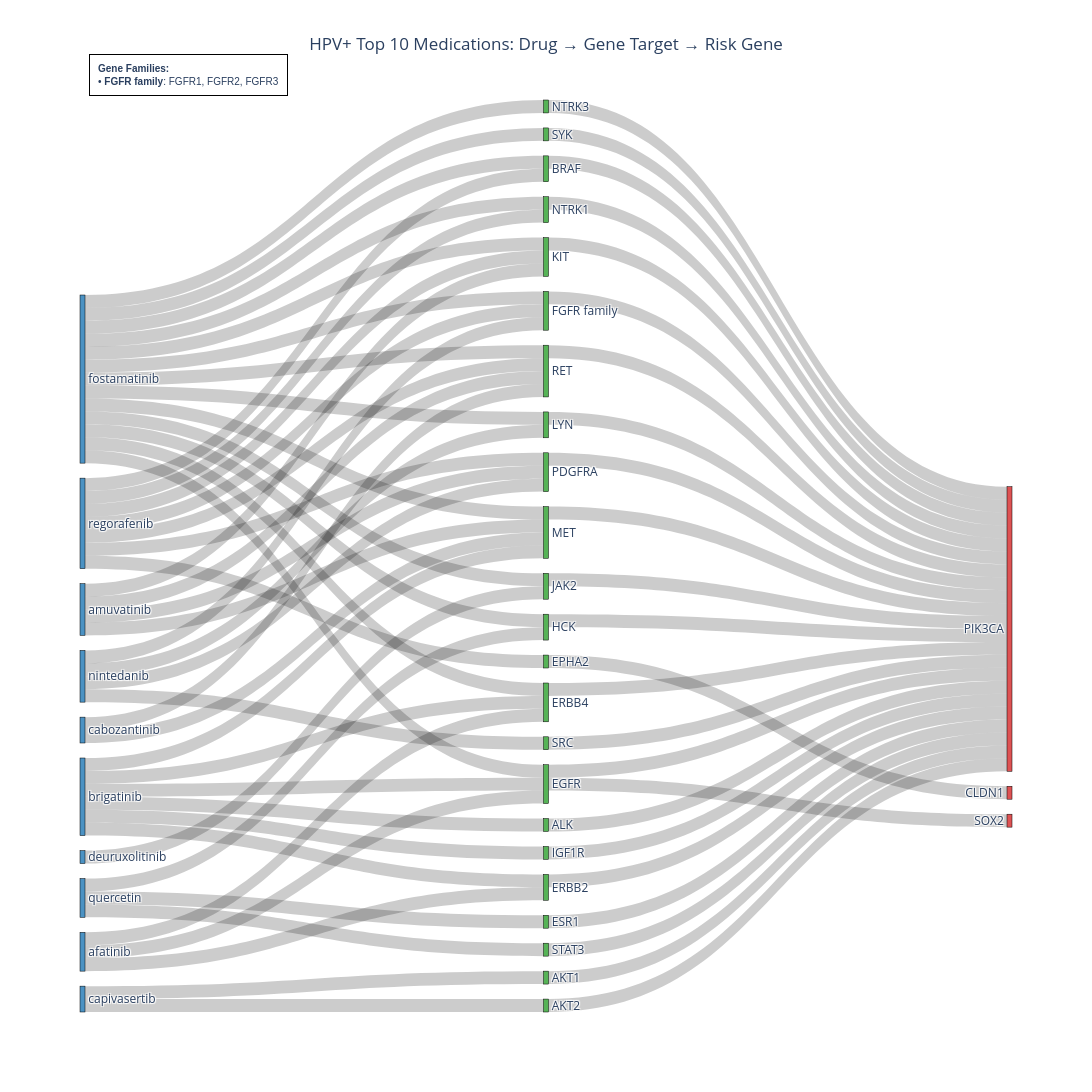
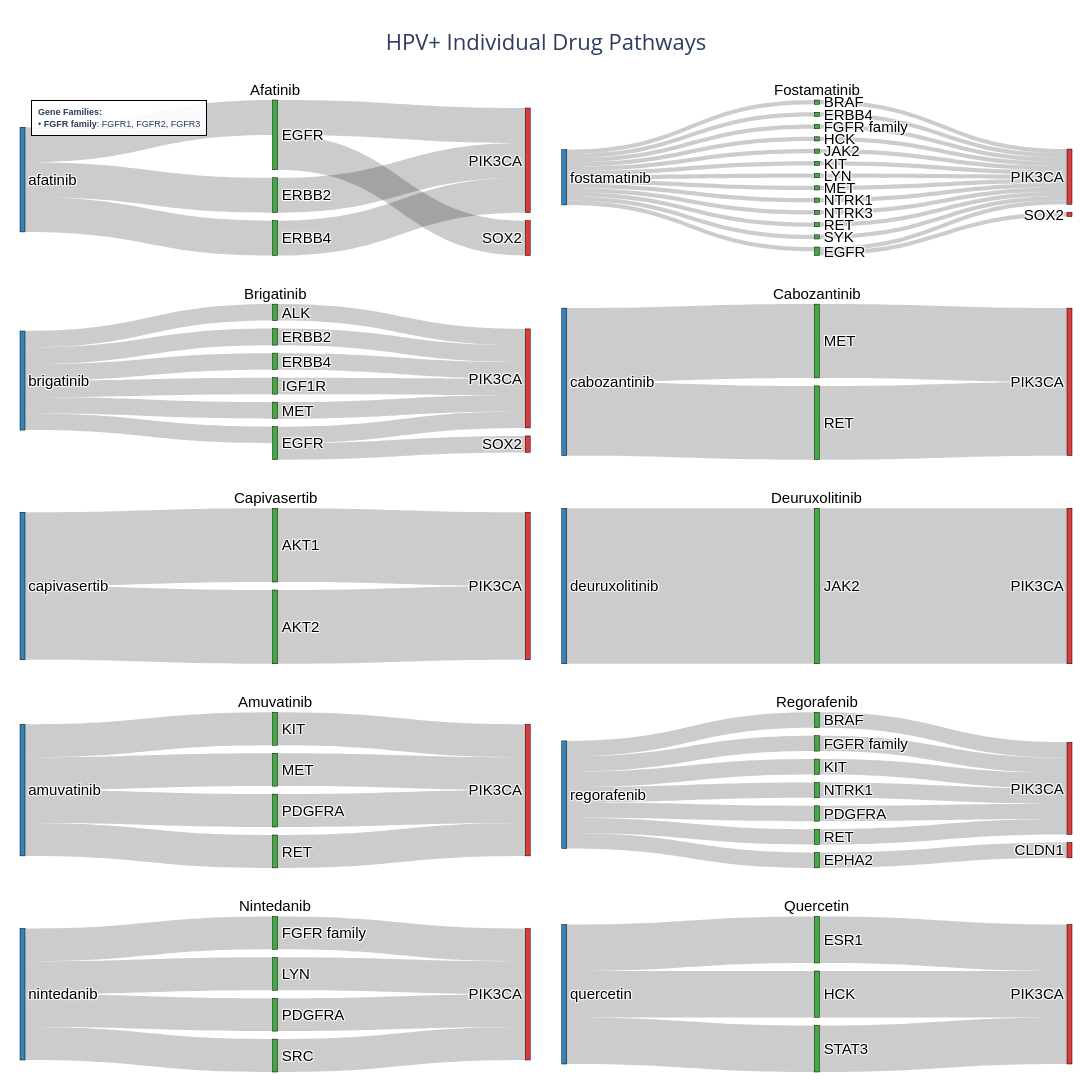

Here is the notebook cell these charts were saved with, in order:
### Markdown cell above
### HPV+ Top 10 with Required Drugs

### Code cell
# HPV+ cohort: Top 10 drugs, ensure golomotid and fostamatinib are included
results_hpv_pos = create_sankey_diagrams(
    cohort='HPV+',
    top_n=10,
    show_combined=True,
    show_individual=True,
    article_threshold=0,
    required_drugs=['Afatinib', 'Fostamatinib', 'Brigatinib', 'Cabozantinib', 'Capivasertib', 'Deuruxolitinib', 'Amuvatinib', 'Regorafenib', 'Nintedanib', 'Quercetin']
)

### Figure 1 — Plotly figure (JSON) as saved in the notebook; plotly's stock layout.template omitted (floating-point values rounded to 4 significant figures)
{"data": [{"link": {"color": "rgba(0, 0, 0, 0.2)", "source": [28, 8, 28, 12, 28, 2, 28, 5, 28, 16, 28, 7, 33, 15, 33, 19, 33, 10, 33, 23, 35, 14, 35, 21, 35, 35, 35, 6, 35, 17, 35, 3, 32, 11, 32, 25, 32, 32, 32, 13, 32, 32, 32, 32, 32, 5, 32, 32, 18, 32, 29, 29, 30, 0, 30, 1, 31, 34, 34, 9, 34, 24, 27, 27, 27, 27, 26, 26, 26], "target": [8, 20, 12, 20, 2, 20, 5, 20, 16, 20, 7, 20, 15, 20, 19, 20, 10, 20, 23, 20, 14, 20, 21, 20, 19, 10, 6, 4, 17, 20, 3, 20, 11, 20, 25, 20, 14, 8, 13, 20, 10, 3, 15, 16, 5, 22, 17, 18, 20, 21, 21, 16, 0, 20, 1, 20, 13, 11, 9, 20, 24, 20, 14, 21, 19, 16, 7, 8, 5], "value": [1, 1, 1, 1, 1, 1, 1, 1, 1, 1, 1, 1, 1, 1, 1, 1, 1, 1, 1, 1, 1, 1, 1, 1, 1, 1, 1, 1, 1, 1, 1, 1, 1, 1, 1, 1, 1, 1, 1, 1, 1, 1, 1, 1, 1, 1, 1, 1, 1, 1, 1, 1, 1, 1, 1, 1, 1, 1, 1, 1, 1, 1, 1, 1, 1, 1, 1, 1, 1]}, "node": {"color": ["rgba(44, 160, 44, 0.8)", "rgba(44, 160, 44, 0.8)", "rgba(44, 160, 44, 0.8)", "rgba(44, 160, 44, 0.8)", "rgba(214, 39, 40, 0.8)", "rgba(44, 160, 44, 0.8)", "rgba(44, 160, 44, 0.8)", "rgba(44, 160, 44, 0.8)", "rgba(44, 160, 44, 0.8)", "rgba(44, 160, 44, 0.8)", "rgba(44, 160, 44, 0.8)", "rgba(44, 160, 44, 0.8)", "rgba(44, 160, 44, 0.8)", "rgba(44, 160, 44, 0.8)", "rgba(44, 160, 44, 0.8)", "rgba(44, 160, 44, 0.8)", "rgba(44, 160, 44, 0.8)", "rgba(44, 160, 44, 0.8)", "rgba(44, 160, 44, 0.8)", "rgba(44, 160, 44, 0.8)", "rgba(214, 39, 40, 0.8)", "rgba(44, 160, 44, 0.8)", "rgba(214, 39, 40, 0.8)", "rgba(44, 160, 44, 0.8)", "rgba(44, 160, 44, 0.8)", "rgba(44, 160, 44, 0.8)", "rgba(31, 119, 180, 0.8)", "rgba(31, 119, 180, 0.8)", "rgba(31, 119, 180, 0.8)", "rgba(31, 119, 180, 0.8)", "rgba(31, 119, 180, 0.8)", "rgba(31, 119, 180, 0.8)", "rgba(31, 119, 180, 0.8)", "rgba(31, 119, 180, 0.8)", "rgba(31, 119, 180, 0.8)", "rgba(31, 119, 180, 0.8)"], "label": ["AKT1", "AKT2", "ALK", "BRAF", "CLDN1", "EGFR", "EPHA2", "ERBB2", "ERBB4", "ESR1", "FGFR family", "HCK", "IGF1R", "JAK2", "KIT", "LYN", "MET", "NTRK1", "NTRK3", "PDGFRA", "PIK3CA", "RET", "SOX2", "SRC", "STAT3", "SYK", "afatinib", "amuvatinib", "brigatinib", "cabozantinib", "capivasertib", "deuruxolitinib", "fostamatinib", "nintedanib", "quercetin", "regorafenib"], "line": {"color": "black", "width": 0.5}, "pad": 15, "thickness": 5, "x": [0.5, 0.5, 0.5, 0.5, 0.999, 0.5, 0.5, 0.5, 0.5, 0.5, 0.5, 0.5, 0.5, 0.5, 0.5, 0.5, 0.5, 0.5, 0.5, 0.5, 0.999, 0.5, 0.999, 0.5, 0.5, 0.5, 0.001, 0.001, 0.001, 0.001, 0.001, 0.001, 0.001, 0.001, 0.001, 0.001]}, "type": "sankey"}], "layout": {"annotations": [{"align": "left", "bgcolor": "rgba(255, 255, 255, 0.9)", "bordercolor": "black", "borderpad": 8, "borderwidth": 1, "font": {"family": "Arial", "size": 10}, "showarrow": false, "text": "<b>Gene Families:</b><br>• <b>FGFR family</b>: FGFR1, FGFR2, FGFR3", "x": 0.01, "xanchor": "left", "xref": "paper", "y": 1.05, "yanchor": "top", "yref": "paper"}], "font": {"size": 12}, "height": 1400, "title": {"text": "HPV+ Top 10 Medications: Drug → Gene Target → Risk Gene", "x": 0.5, "xanchor": "center"}, "width": 2400}}

### Figure 2 — Plotly figure (JSON) as saved in the notebook; plotly's stock layout.template omitted (floating-point values rounded to 4 significant figures)
{"data": [{"arrangement": "snap", "domain": {"x": [0, 0.485], "y": [0.84, 1]}, "link": {"color": "rgba(0, 0, 0, 0.2)", "source": [0, 0, 0, 3, 1, 2, 1], "target": [2, 3, 1, 4, 4, 4, 5], "value": [1, 1, 1, 1, 1, 1, 1]}, "node": {"color": ["rgba(31, 119, 180, 0.9)", "rgba(44, 160, 44, 0.9)", "rgba(44, 160, 44, 0.9)", "rgba(44, 160, 44, 0.9)", "rgba(214, 39, 40, 0.9)", "rgba(214, 39, 40, 0.9)"], "label": ["afatinib", "EGFR", "ERBB2", "ERBB4", "PIK3CA", "SOX2"], "line": {"color": "black", "width": 0.5}, "pad": 8, "thickness": 5}, "textfont": {"color": "black", "family": "Arial", "size": 15}, "type": "sankey", "valueformat": ".0f"}, {"arrangement": "snap", "domain": {"x": [0.515, 1], "y": [0.84, 1]}, "link": {"color": "rgba(0, 0, 0, 0.2)", "source": [0, 0, 0, 0, 0, 0, 0, 0, 0, 0, 0, 0, 0, 3, 2, 9, 8, 4, 7, 12, 10, 1, 5, 13, 6, 2, 11], "target": [5, 13, 7, 3, 6, 4, 1, 8, 9, 2, 10, 11, 12, 14, 14, 14, 14, 14, 14, 14, 14, 14, 14, 14, 14, 15, 14], "value": [1, 1, 1, 1, 1, 1, 1, 1, 1, 1, 1, 1, 1, 1, 1, 1, 1, 1, 1, 1, 1, 1, 1, 1, 1, 1, 1]}, "node": {"color": ["rgba(31, 119, 180, 0.9)", "rgba(44, 160, 44, 0.9)", "rgba(44, 160, 44, 0.9)", "rgba(44, 160, 44, 0.9)", "rgba(44, 160, 44, 0.9)", "rgba(44, 160, 44, 0.9)", "rgba(44, 160, 44, 0.9)", "rgba(44, 160, 44, 0.9)", "rgba(44, 160, 44, 0.9)", "rgba(44, 160, 44, 0.9)", "rgba(44, 160, 44, 0.9)", "rgba(44, 160, 44, 0.9)", "rgba(44, 160, 44, 0.9)", "rgba(44, 160, 44, 0.9)", "rgba(214, 39, 40, 0.9)", "rgba(214, 39, 40, 0.9)"], "label": ["fostamatinib", "BRAF", "EGFR", "ERBB4", "FGFR family", "HCK", "JAK2", "KIT", "LYN", "MET", "NTRK1", "NTRK3", "RET", "SYK", "PIK3CA", "SOX2"], "line": {"color": "black", "width": 0.5}, "pad": 8, "thickness": 5}, "textfont": {"color": "black", "family": "Arial", "size": 15}, "type": "sankey", "valueformat": ".0f"}, {"arrangement": "snap", "domain": {"x": [0, 0.485], "y": [0.63, 0.79]}, "link": {"color": "rgba(0, 0, 0, 0.2)", "source": [0, 0, 0, 0, 0, 0, 4, 5, 1, 2, 6, 3, 2], "target": [4, 5, 1, 2, 6, 3, 7, 7, 7, 7, 7, 7, 8], "value": [1, 1, 1, 1, 1, 1, 1, 1, 1, 1, 1, 1, 1]}, "node": {"color": ["rgba(31, 119, 180, 0.9)", "rgba(44, 160, 44, 0.9)", "rgba(44, 160, 44, 0.9)", "rgba(44, 160, 44, 0.9)", "rgba(44, 160, 44, 0.9)", "rgba(44, 160, 44, 0.9)", "rgba(44, 160, 44, 0.9)", "rgba(214, 39, 40, 0.9)", "rgba(214, 39, 40, 0.9)"], "label": ["brigatinib", "ALK", "EGFR", "ERBB2", "ERBB4", "IGF1R", "MET", "PIK3CA", "SOX2"], "line": {"color": "black", "width": 0.5}, "pad": 8, "thickness": 5}, "textfont": {"color": "black", "family": "Arial", "size": 15}, "type": "sankey", "valueformat": ".0f"}, {"arrangement": "snap", "domain": {"x": [0.515, 1], "y": [0.63, 0.79]}, "link": {"color": "rgba(0, 0, 0, 0.2)", "source": [0, 0, 1, 2], "target": [2, 1, 3, 3], "value": [1, 1, 1, 1]}, "node": {"color": ["rgba(31, 119, 180, 0.9)", "rgba(44, 160, 44, 0.9)", "rgba(44, 160, 44, 0.9)", "rgba(214, 39, 40, 0.9)"], "label": ["cabozantinib", "MET", "RET", "PIK3CA"], "line": {"color": "black", "width": 0.5}, "pad": 8, "thickness": 5}, "textfont": {"color": "black", "family": "Arial", "size": 15}, "type": "sankey", "valueformat": ".0f"}, {"arrangement": "snap", "domain": {"x": [0, 0.485], "y": [0.42, 0.58]}, "link": {"color": "rgba(0, 0, 0, 0.2)", "source": [0, 0, 1, 2], "target": [1, 2, 3, 3], "value": [1, 1, 1, 1]}, "node": {"color": ["rgba(31, 119, 180, 0.9)", "rgba(44, 160, 44, 0.9)", "rgba(44, 160, 44, 0.9)", "rgba(214, 39, 40, 0.9)"], "label": ["capivasertib", "AKT1", "AKT2", "PIK3CA"], "line": {"color": "black", "width": 0.5}, "pad": 8, "thickness": 5}, "textfont": {"color": "black", "family": "Arial", "size": 15}, "type": "sankey", "valueformat": ".0f"}, {"arrangement": "snap", "domain": {"x": [0.515, 1], "y": [0.42, 0.58]}, "link": {"color": "rgba(0, 0, 0, 0.2)", "source": [0, 1], "target": [1, 2], "value": [1, 1]}, "node": {"color": ["rgba(31, 119, 180, 0.9)", "rgba(44, 160, 44, 0.9)", "rgba(214, 39, 40, 0.9)"], "label": ["deuruxolitinib", "JAK2", "PIK3CA"], "line": {"color": "black", "width": 0.5}, "pad": 8, "thickness": 5}, "textfont": {"color": "black", "family": "Arial", "size": 15}, "type": "sankey", "valueformat": ".0f"}, {"arrangement": "snap", "domain": {"x": [0, 0.485], "y": [0.21, 0.37]}, "link": {"color": "rgba(0, 0, 0, 0.2)", "source": [0, 0, 0, 0, 2, 3, 1, 4], "target": [1, 4, 3, 2, 5, 5, 5, 5], "value": [1, 1, 1, 1, 1, 1, 1, 1]}, "node": {"color": ["rgba(31, 119, 180, 0.9)", "rgba(44, 160, 44, 0.9)", "rgba(44, 160, 44, 0.9)", "rgba(44, 160, 44, 0.9)", "rgba(44, 160, 44, 0.9)", "rgba(214, 39, 40, 0.9)"], "label": ["amuvatinib", "KIT", "MET", "PDGFRA", "RET", "PIK3CA"], "line": {"color": "black", "width": 0.5}, "pad": 8, "thickness": 5}, "textfont": {"color": "black", "family": "Arial", "size": 15}, "type": "sankey", "valueformat": ".0f"}, {"arrangement": "snap", "domain": {"x": [0.515, 1], "y": [0.21, 0.37]}, "link": {"color": "rgba(0, 0, 0, 0.2)", "source": [0, 0, 0, 0, 0, 0, 0, 6, 3, 4, 7, 2, 5, 1], "target": [4, 7, 6, 3, 2, 5, 1, 9, 9, 9, 9, 8, 9, 9], "value": [1, 1, 1, 1, 1, 1, 1, 1, 1, 1, 1, 1, 1, 1]}, "node": {"color": ["rgba(31, 119, 180, 0.9)", "rgba(44, 160, 44, 0.9)", "rgba(44, 160, 44, 0.9)", "rgba(44, 160, 44, 0.9)", "rgba(44, 160, 44, 0.9)", "rgba(44, 160, 44, 0.9)", "rgba(44, 160, 44, 0.9)", "rgba(44, 160, 44, 0.9)", "rgba(214, 39, 40, 0.9)", "rgba(214, 39, 40, 0.9)"], "label": ["regorafenib", "BRAF", "EPHA2", "FGFR family", "KIT", "NTRK1", "PDGFRA", "RET", "CLDN1", "PIK3CA"], "line": {"color": "black", "width": 0.5}, "pad": 8, "thickness": 5}, "textfont": {"color": "black", "family": "Arial", "size": 15}, "type": "sankey", "valueformat": ".0f"}, {"arrangement": "snap", "domain": {"x": [0, 0.485], "y": [0, 0.16]}, "link": {"color": "rgba(0, 0, 0, 0.2)", "source": [0, 0, 0, 0, 2, 3, 1, 4], "target": [2, 3, 1, 4, 5, 5, 5, 5], "value": [1, 1, 1, 1, 1, 1, 1, 1]}, "node": {"color": ["rgba(31, 119, 180, 0.9)", "rgba(44, 160, 44, 0.9)", "rgba(44, 160, 44, 0.9)", "rgba(44, 160, 44, 0.9)", "rgba(44, 160, 44, 0.9)", "rgba(214, 39, 40, 0.9)"], "label": ["nintedanib", "FGFR family", "LYN", "PDGFRA", "SRC", "PIK3CA"], "line": {"color": "black", "width": 0.5}, "pad": 8, "thickness": 5}, "textfont": {"color": "black", "family": "Arial", "size": 15}, "type": "sankey", "valueformat": ".0f"}, {"arrangement": "snap", "domain": {"x": [0.515, 1], "y": [0, 0.16]}, "link": {"color": "rgba(0, 0, 0, 0.2)", "source": [0, 0, 0, 2, 1, 3], "target": [2, 1, 3, 4, 4, 4], "value": [1, 1, 1, 1, 1, 1]}, "node": {"color": ["rgba(31, 119, 180, 0.9)", "rgba(44, 160, 44, 0.9)", "rgba(44, 160, 44, 0.9)", "rgba(44, 160, 44, 0.9)", "rgba(214, 39, 40, 0.9)"], "label": ["quercetin", "ESR1", "HCK", "STAT3", "PIK3CA"], "line": {"color": "black", "width": 0.5}, "pad": 8, "thickness": 5}, "textfont": {"color": "black", "family": "Arial", "size": 15}, "type": "sankey", "valueformat": ".0f"}], "layout": {"annotations": [{"font": {"color": "black", "family": "Arial", "size": 15}, "showarrow": false, "text": "Afatinib", "x": 0.2425, "xanchor": "center", "xref": "paper", "y": 1, "yanchor": "bottom", "yref": "paper"}, {"font": {"color": "black", "family": "Arial", "size": 15}, "showarrow": false, "text": "Fostamatinib", "x": 0.7575, "xanchor": "center", "xref": "paper", "y": 1, "yanchor": "bottom", "yref": "paper"}, {"font": {"color": "black", "family": "Arial", "size": 15}, "showarrow": false, "text": "Brigatinib", "x": 0.2425, "xanchor": "center", "xref": "paper", "y": 0.79, "yanchor": "bottom", "yref": "paper"}, {"font": {"color": "black", "family": "Arial", "size": 15}, "showarrow": false, "text": "Cabozantinib", "x": 0.7575, "xanchor": "center", "xref": "paper", "y": 0.79, "yanchor": "bottom", "yref": "paper"}, {"font": {"color": "black", "family": "Arial", "size": 15}, "showarrow": false, "text": "Capivasertib", "x": 0.2425, "xanchor": "center", "xref": "paper", "y": 0.58, "yanchor": "bottom", "yref": "paper"}, {"font": {"color": "black", "family": "Arial", "size": 15}, "showarrow": false, "text": "Deuruxolitinib", "x": 0.7575, "xanchor": "center", "xref": "paper", "y": 0.58, "yanchor": "bottom", "yref": "paper"}, {"font": {"color": "black", "family": "Arial", "size": 15}, "showarrow": false, "text": "Amuvatinib", "x": 0.2425, "xanchor": "center", "xref": "paper", "y": 0.37, "yanchor": "bottom", "yref": "paper"}, {"font": {"color": "black", "family": "Arial", "size": 15}, "showarrow": false, "text": "Regorafenib", "x": 0.7575, "xanchor": "center", "xref": "paper", "y": 0.37, "yanchor": "bottom", "yref": "paper"}, {"font": {"color": "black", "family": "Arial", "size": 15}, "showarrow": false, "text": "Nintedanib", "x": 0.2425, "xanchor": "center", "xref": "paper", "y": 0.16, "yanchor": "bottom", "yref": "paper"}, {"font": {"color": "black", "family": "Arial", "size": 15}, "showarrow": false, "text": "Quercetin", "x": 0.7575, "xanchor": "center", "xref": "paper", "y": 0.16, "yanchor": "bottom", "yref": "paper"}, {"align": "left", "bgcolor": "rgba(255, 255, 255, 0.9)", "bordercolor": "black", "borderpad": 6, "borderwidth": 1, "font": {"family": "Arial", "size": 9}, "showarrow": false, "text": "<b>Gene Families:</b><br>• <b>FGFR family</b>: FGFR1, FGFR2, FGFR3", "x": 0.01, "xanchor": "left", "xref": "paper", "y": 1, "yanchor": "top", "yref": "paper"}], "font": {"size": 14}, "height": 2200, "margin": {"b": 20, "l": 20, "r": 20, "t": 100}, "showlegend": false, "title": {"font": {"size": 22}, "text": "HPV+ Individual Drug Pathways<br>", "x": 0.5, "xanchor": "center"}, "width": 2000}}
